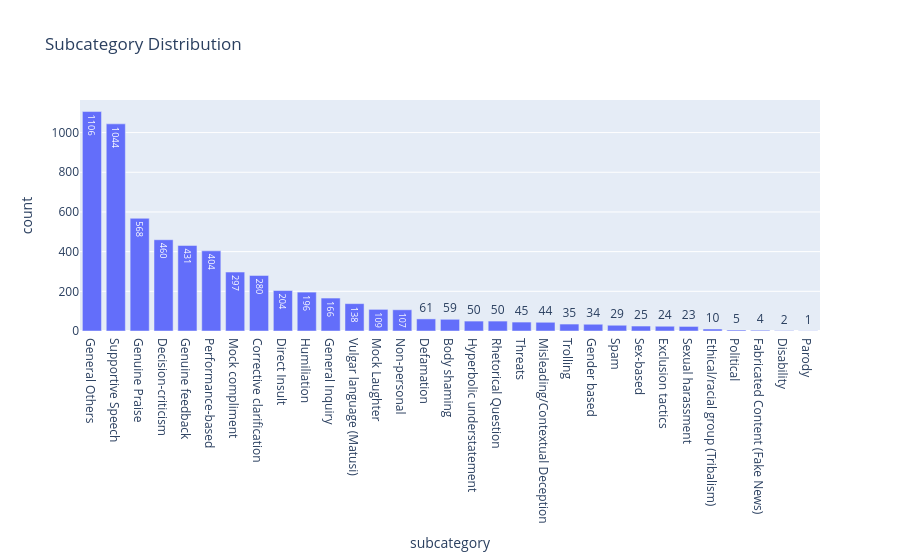

Write notebook code for a chart like this one.
### Markdown cell above
### C) Subcategory Analysis

The subcategory analysis examined more detailed classifications of cyberbullying behavior.  

This helps identify dominant bullying patterns and determines whether fine-grained classification is feasible.  
It also highlights subcategories that may require balancing during model training.

### Code cell
eda.subcategory_analysis()

### Figure 1 — Plotly figure (JSON) as saved in the notebook; plotly's stock layout.template omitted (floating-point values rounded to 4 significant figures)
{"data": [{"hovertemplate": "subcategory=%{x}<br>count=%{text}<extra></extra>", "legendgroup": "", "marker": {"color": "#636efa", "pattern": {"shape": ""}}, "name": "", "orientation": "v", "showlegend": false, "text": [1106.0, 1044.0, 568.0, 460.0, 431.0, 404.0, 297.0, 280.0, 204.0, 196.0, 166.0, 138.0, 109.0, 107.0, 61.0, 59.0, 50.0, 50.0, 45.0, 44.0, 35.0, 34.0, 29.0, 25.0, 24.0, 23.0, 10.0, 5.0, 4.0, 2.0, 1.0], "textposition": "auto", "type": "bar", "x": ["General Others", "Supportive Speech", "Genuine Praise", "Decision-criticism", "Genuine feedback", "Performance-based", "Mock compliment", "Corrective clarification", "Direct Insult", "Humiliation", "General Inquiry", "Vulgar language (Matusi)", "Mock Laughter", "Non-personal", "Defamation", "Body shaming", "Hyperbolic understatement", "Rhetorical Question", "Threats", "Misleading/Contextual Deception", "Trolling", "Gender based", "Spam", "Sex-based", "Exclusion tactics", "Sexual harassment", "Ethical/racial group (Tribalism)", "Political", "Fabricated Content (Fake News)", "Disability", "Parody"], "xaxis": "x", "y": [1106, 1044, 568, 460, 431, 404, 297, 280, 204, 196, 166, 138, 109, 107, 61, 59, 50, 50, 45, 44, 35, 34, 29, 25, 24, 23, 10, 5, 4, 2, 1], "yaxis": "y"}], "layout": {"barmode": "relative", "legend": {"tracegroupgap": 0}, "title": {"text": "Subcategory Distribution"}, "xaxis": {"anchor": "y", "domain": [0, 1], "title": {"text": "subcategory"}}, "yaxis": {"anchor": "x", "domain": [0, 1], "title": {"text": "count"}}}}
